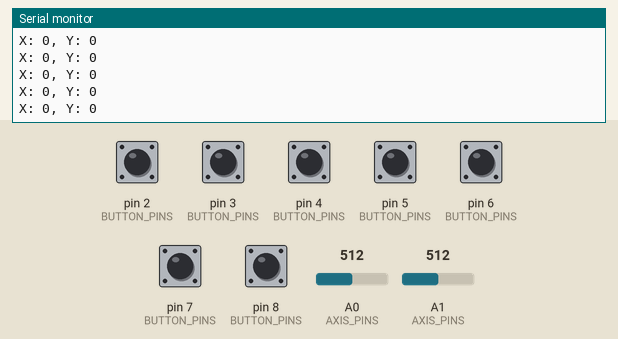
Simulated run of this program. Board: Arduino Uno, built with avr-gcc and run on an emulated ATmega328P. Shown: the last lines printed to the serial monitor. The test bench sets the inputs (shaded band); at power-on: pin 2 (BUTTON_PINS), pin 3 (BUTTON_PINS), pin 4 (BUTTON_PINS), pin 5 (BUTTON_PINS), pin 6 (BUTTON_PINS), pin 7 (BUTTON_PINS), pin 8 (BUTTON_PINS) HIGH, A0 (AXIS_PINS) = 512, A1 (AXIS_PINS) = 512.

Above: at 7.4 s.
7.5 s: pin 2 (BUTTON_PINS) pulled LOW for 0.15 s
9.1 s: pin 3 (BUTTON_PINS) pulled LOW for 0.15 s
10.7 s: pin 6 (BUTTON_PINS) pulled LOW for 0.15 s
12.3 s: A0 (AXIS_PINS) set to 716
At 12.35 s:
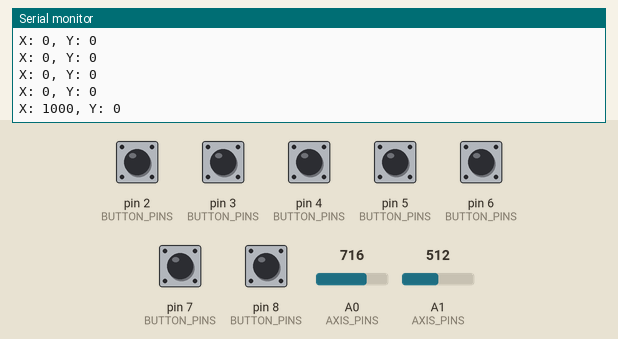
13.8 s: A1 (AXIS_PINS) set to 716
At 13.86 s:
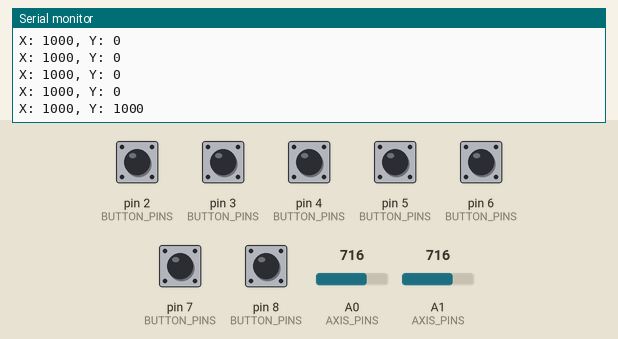

Measured:
- after the input at 12.3 s, the serial monitor: prints a new line after 0.05 s (image 1)
- after the input at 13.8 s, the serial monitor: prints a new line after 0.06 s (image 2)

The program:

main.cpp
```cpp
#include <Arduino.h>
#include <PushButtons.h>
#include <Axes.h>
#include "app/application.hpp"

using namespace Joystick;

joystick::Application application;

const uint8_t BUTTON_PINS[PushButtons::COUNT] = {2, 3, 4, 5, 6, 7, 8};
const uint8_t AXIS_PINS[Axes::COUNT] = {A0, A1};
PushButtons buttons(BUTTON_PINS);
Axes axes(AXIS_PINS);

void onButton(Button button, bool pressed) {
  Serial.print(PushButtons::name(button));
  Serial.println(pressed ? " pressed" : " released");
}

void setup() {
  // application.begin();

  Serial.begin(115200);
  buttons.begin();
  buttons.onChange(onButton);
  delay(200);
  axes.begin();

  Serial.println("Calibrating: move the handle to all four stops...");
  axes.calibrate(6000);

  for (uint8_t a = 0; a < Axes::COUNT; ++a) {
    Axis ax = static_cast<Axis>(a);
    Serial.print(a == 0 ? "X" : "Y");
    Serial.print(" min=");    Serial.print(axes.minRaw(ax));
    Serial.print(" center="); Serial.print(axes.centerRaw(ax));
    Serial.print(" max=");    Serial.println(axes.maxRaw(ax));
  }
}

void loop() {
  // application.update();

  buttons.update();
  axes.update();

  static uint32_t lastPrint = 0;
  if (millis() - lastPrint >= 100) {
    lastPrint = millis();
    Serial.print("X: ");
    Serial.print(axes.value(Axis::X));
    Serial.print(", Y: ");
    Serial.println(axes.value(Axis::Y));
  }
}
```

application.cpp
```cpp
#include "application.hpp"
#include "hardware/analog_reader.hpp"
#include "input/axis_processor.hpp"
#include "config/board_config.hpp"
#include <Arduino.h>

namespace joystick {

    AnalogReader analogReader(AXIS_PINS, 8);
    AxisProcessor axisProcessor(50);

    uint16_t rawAxes[AXIS_COUNT];

    void beginAxes() {
        analogReader.begin();

        analogReader.readAll(rawAxes);
        axisProcessor.begin(rawAxes);
    }

    void updateAxes() {
        analogReader.readAll(rawAxes);
        axisProcessor.update(rawAxes, millis());
    }

    void Application::begin() {
        beginAxes();
    }

    void Application::update() {
        updateAxes();
    }

}
```

application.hpp
```cpp
namespace joystick {
    class Application {
        public:
            void begin();
            void update();
    };
}
```

command_handler.cpp
```cpp

```

serial_transport.cpp
```cpp

```

analog_reader.cpp
```cpp
#include "analog_reader.hpp"

namespace joystick {

    AnalogReader::AnalogReader(
        const uint8_t (&pins)[AXIS_COUNT],
        uint8_t samples
    )
        : samples_(samples ? samples : 1) {

        for (size_t i = 0; i < AXIS_COUNT; ++i) {
            pins_[i] = pins[i];
        }
    }

    void AnalogReader::begin() {
        for (size_t i = 0; i < AXIS_COUNT; ++i) {
            pinMode(pins_[i], INPUT);
        }
    }

    uint16_t AnalogReader::sample(uint8_t pin) const {
        analogRead(pin);

        uint32_t sum = 0;

        for (uint8_t i = 0; i < samples_; ++i) {
            sum += analogRead(pin);
        }

        return static_cast<uint16_t>(sum / samples_);
    }

    uint16_t AnalogReader::read(Axis axis) const {
        const size_t i = static_cast<size_t>(axis);

        if (i >= AXIS_COUNT) {
            return 0;
        }

        return sample(pins_[i]);
    }

    void AnalogReader::readAll(
        uint16_t (&values)[AXIS_COUNT]
    ) const {
        for (size_t i = 0; i < AXIS_COUNT; ++i) {
            values[i] = sample(pins_[i]);
        }
    }

}
```

analog_reader.hpp
```cpp
#pragma once

#include "input/axis.hpp"

namespace joystick {

    class AnalogReader {
    public:
        explicit AnalogReader(
            const uint8_t (&pins)[AXIS_COUNT],
            uint8_t samples = 8
        );

        void begin();

        uint16_t read(Axis axis) const;
        void readAll(uint16_t (&values)[AXIS_COUNT]) const;

    private:
        uint16_t sample(uint8_t pin) const;

        uint8_t pins_[AXIS_COUNT];
        uint8_t samples_;
    };

}
```

axis.hpp
```cpp
#include <Arduino.h>
#include "config/board_config.hpp"

namespace joystick {
    enum class Axis : uint8_t {
        X = 0,
        Y,
        Count
    };

    constexpr uint16_t ADC_MAX = 1023;

    struct AxisCalibration {
        uint16_t min = 0;
        uint16_t center = ADC_MAX / 2;
        uint16_t max = ADC_MAX;
        bool inverted = false;
    };
}
```

axis_process.cpp
```cpp
#include "axis_processor.hpp"

namespace joystick {

    static constexpr uint16_t INITIAL_SPAN = 200;
    static constexpr int32_t OUTPUT_MAX = 1000;
    static constexpr uint16_t MIN_SPAN = 20;

    AxisProcessor::AxisProcessor(int16_t deadzone) : deadzone_(constrain(deadzone, 0, 999)){}

    void AxisProcessor::begin(const uint16_t (&initialRaw)[AXIS_COUNT]) {
        for (size_t i = 0; i < AXIS_COUNT; ++i) {
            const uint16_t center =
                constrain(initialRaw[i], 0, ADC_MAX);

            raw_[i] = center;
            value_[i] = 0;

            calibration_[i].center = center;

            calibration_[i].min =
                center > INITIAL_SPAN
                    ? center - INITIAL_SPAN
                    : 0;

            calibration_[i].max =
                center + INITIAL_SPAN > ADC_MAX
                    ? ADC_MAX
                    : center + INITIAL_SPAN;

            calibration_[i].inverted = false;
        }
    }

    void AxisProcessor::update(const uint16_t (&rawValues)[AXIS_COUNT], uint32_t nowMs) {
        if (calibrating_) {
            for (size_t i = 0; i < AXIS_COUNT; ++i) {
                updateCalibration(i, rawValues[i]);
            }

            if (nowMs - calibrationStartMs_ >=
                calibrationDurationMs_) {
                finishCalibration();
            }
        }

        for (size_t i = 0; i < AXIS_COUNT; ++i) {
            raw_[i] = constrain(rawValues[i], 0, ADC_MAX);
            value_[i] = normalize(i, raw_[i]);
        }
    }

    void AxisProcessor::startCalibration(const uint16_t (&currentRaw)[AXIS_COUNT], uint32_t durationMs) {
        for (size_t i = 0; i < AXIS_COUNT; ++i) {
            const uint16_t current =
                constrain(currentRaw[i], 0, ADC_MAX);

            calibration_[i].min = current;
            calibration_[i].max = current;
        }

        calibrationStartMs_ = millis();
        calibrationDurationMs_ = durationMs;
        calibrating_ = true;
    }

    bool AxisProcessor::isCalibrating() const {
        return calibrating_;
    }

    void AxisProcessor::updateCalibration(size_t index, uint16_t rawValue) {
        rawValue = constrain(rawValue, 0, ADC_MAX);

        if (rawValue < calibration_[index].min) {
            calibration_[index].min = rawValue;
        }

        if (rawValue > calibration_[index].max) {
            calibration_[index].max = rawValue;
        }
    }

    void AxisProcessor::finishCalibration() {
        calibrating_ = false;
    }

    int16_t AxisProcessor::normalize(size_t index, uint16_t rawValue) const {
        const AxisCalibration& c = calibration_[index];

        const int32_t delta =
            static_cast<int32_t>(rawValue) - c.center;

        const int32_t span = delta >= 0
            ? static_cast<int32_t>(c.max) - c.center
            : static_cast<int32_t>(c.center) - c.min;

        const int32_t safeSpan =
            span < MIN_SPAN ? MIN_SPAN : span;

        int32_t result =
            delta * OUTPUT_MAX / safeSpan;

        result = constrain(
            result,
            -OUTPUT_MAX,
            OUTPUT_MAX
        );

        const int32_t magnitude = abs(result);

        if (magnitude <= deadzone_) {
            result = 0;
        } else {
            const int32_t scaled =
                (magnitude - deadzone_) * OUTPUT_MAX /
                (OUTPUT_MAX - deadzone_);

            result = result < 0 ? -scaled : scaled;
        }

        if (c.inverted) {
            result = -result;
        }

        return static_cast<int16_t>(result);
    }

    int16_t AxisProcessor::value(Axis axis) const {
        const size_t i = static_cast<size_t>(axis);

        if (i >= AXIS_COUNT) {
            return 0;
        }

        return value_[i];
    }

    uint16_t AxisProcessor::raw(Axis axis) const {
        const size_t i = static_cast<size_t>(axis);

        if (i >= AXIS_COUNT) {
            return 0;
        }

        return raw_[i];
    }

    const AxisCalibration& AxisProcessor::calibration(Axis axis) const {
        return calibration_[static_cast<size_t>(axis)];
    }

    void AxisProcessor::setCalibration(Axis axis, const AxisCalibration& calibration) {
        const size_t i = static_cast<size_t>(axis);

        if (i >= AXIS_COUNT) {
            return;
        }

        AxisCalibration c = calibration;

        c.min = constrain(c.min, 0, ADC_MAX);
        c.max = constrain(c.max, 0, ADC_MAX);
        c.center = constrain(c.center, 0, ADC_MAX);

        if (c.min > c.max) {
            const uint16_t temp = c.min;
            c.min = c.max;
            c.max = temp;
        }

        c.center = constrain(c.center, c.min, c.max);

        calibration_[i] = c;
    }

    void AxisProcessor::setDeadzone(int16_t deadzone) {
        deadzone_ = constrain(deadzone, 0, 999);
    }

    void AxisProcessor::invert(Axis axis, bool inverted) {
        const size_t i = static_cast<size_t>(axis);

        if (i < AXIS_COUNT) {
            calibration_[i].inverted = inverted;
        }
    }

}
```

axis_processor.hpp
```cpp
#pragma once

#include "axis.hpp"

namespace joystick {

    class AxisProcessor {
        public:
            explicit AxisProcessor(int16_t deadzone = 50);

            void begin(const uint16_t (&initialRaw)[AXIS_COUNT]);

            void update(const uint16_t (&raw)[AXIS_COUNT], uint32_t nowMs);

            void startCalibration(const uint16_t (&calibrationData)[AXIS_COUNT], uint32_t durationMs = 6000);

            bool isCalibrating() const;

            int16_t value(Axis axis) const;
            uint16_t raw(Axis axis) const;

            const AxisCalibration& calibration(Axis axis) const;

            void setCalibration(Axis axis, const AxisCalibration& calibration);

            void setDeadzone(int16_t deadzone);

            void invert(Axis axis, bool inverted);

        private:
            int16_t normalize(size_t index, uint16_t raw) const;
            void updateCalibration(size_t index, uint16_t raw);
            void finishCalibration();

            AxisCalibration calibration_[AXIS_COUNT];

            uint16_t raw_[AXIS_COUNT] = {};
            int16_t value_[AXIS_COUNT] = {};

            int16_t deadzone_;

            bool calibrating_ = false;
            uint32_t calibrationStartMs_ = 0;
            uint32_t calibrationDurationMs_ = 0;
    };

}
```

packet.cpp
```cpp
namespace Protocol {

}
```

packet_decoder.cpp
```cpp

```

packet_encoder.cpp
```cpp

```

board_config.hpp
```cpp
#pragma once

#include <Arduino.h>

namespace joystick {
    constexpr uint8_t AXIS_COUNT = 2;
    constexpr uint8_t BUTTON_COUNT = 7;

    constexpr uint8_t AXIS_PINS[AXIS_COUNT] = {A0, A1};

    constexpr uint8_t BUTTON_PINS[BUTTON_COUNT] = {2, 3, 4, 5, 6, 7, 8};
}
```
